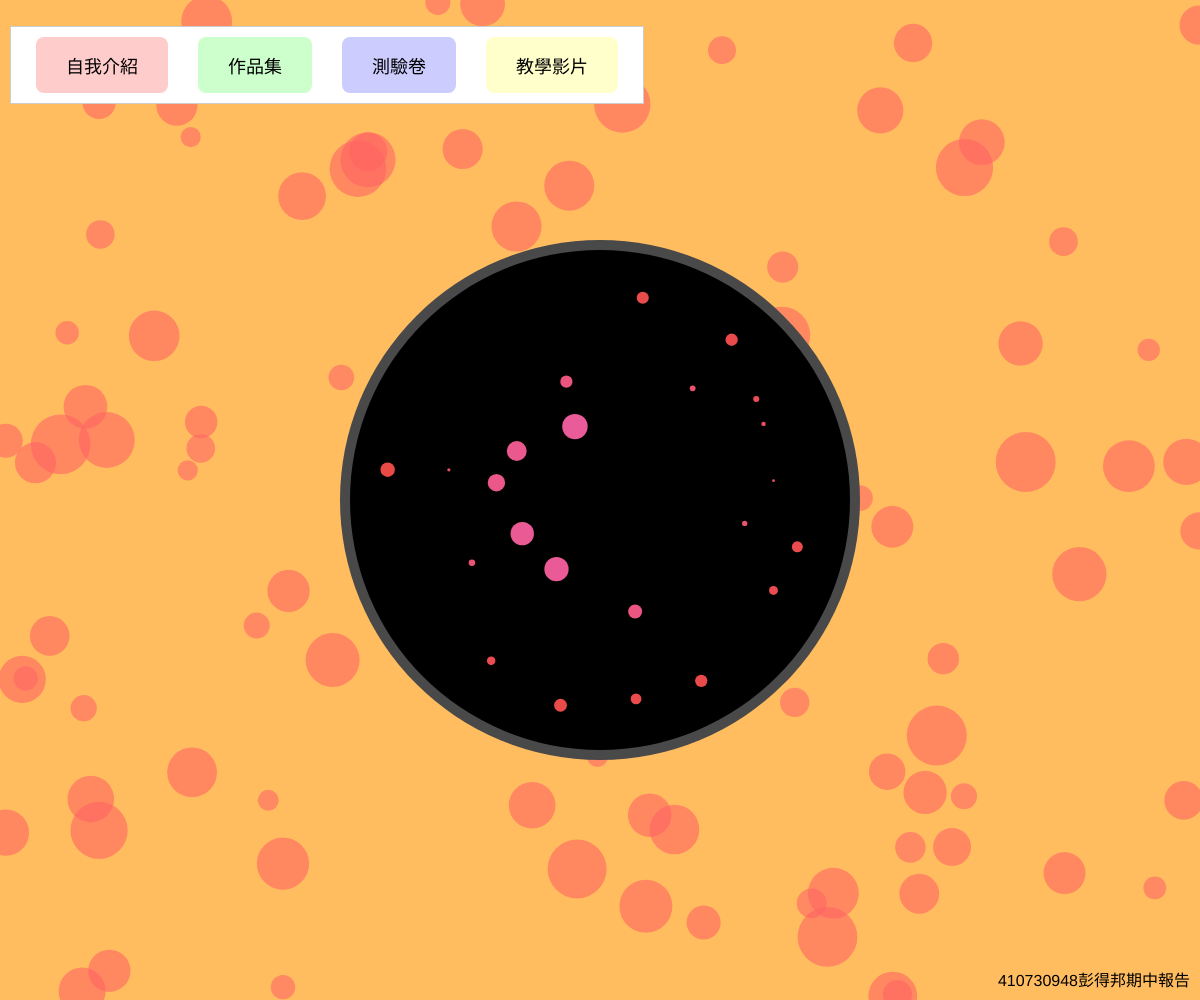
Frame 1 (no input)
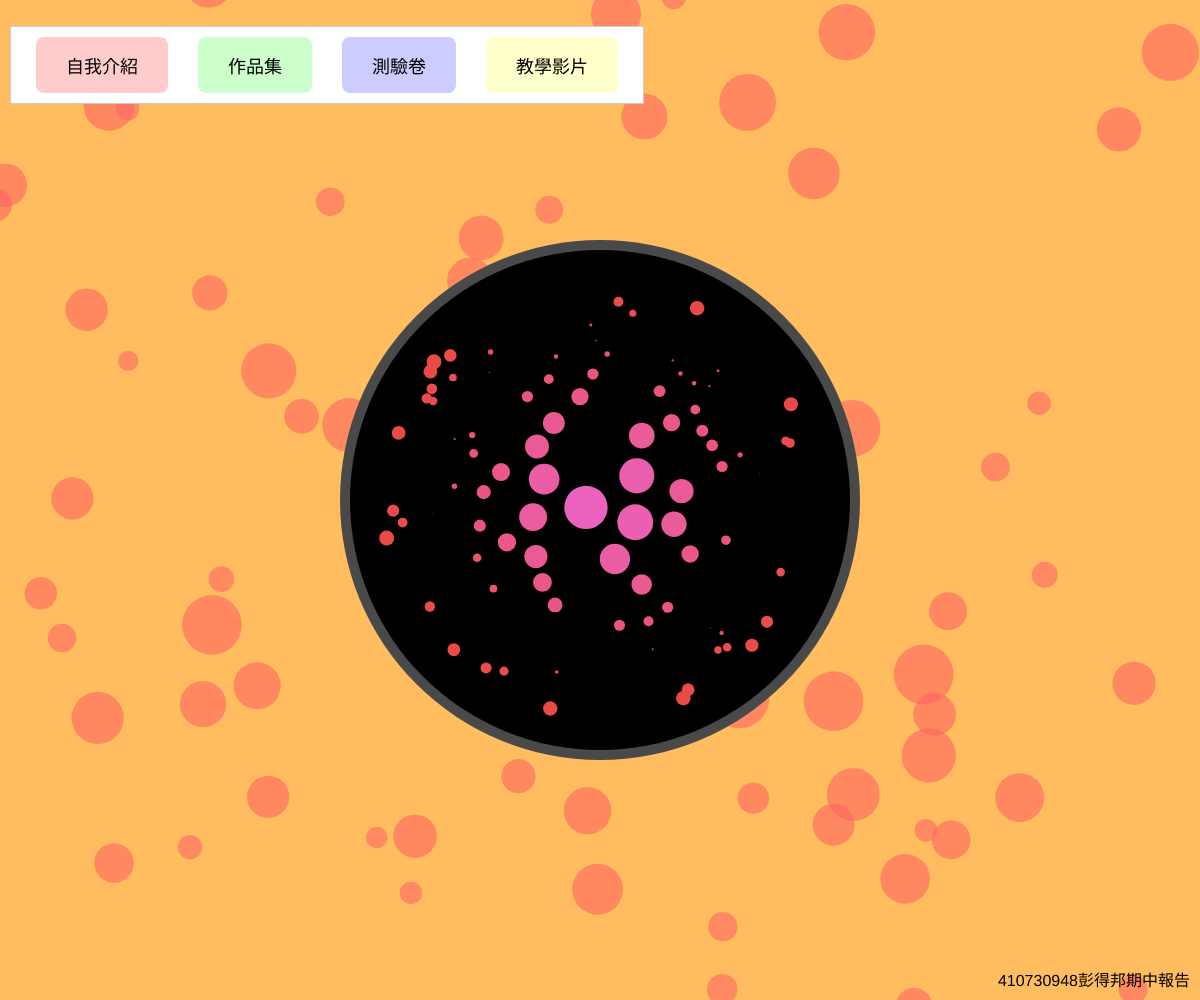
Frame 60 (no input)
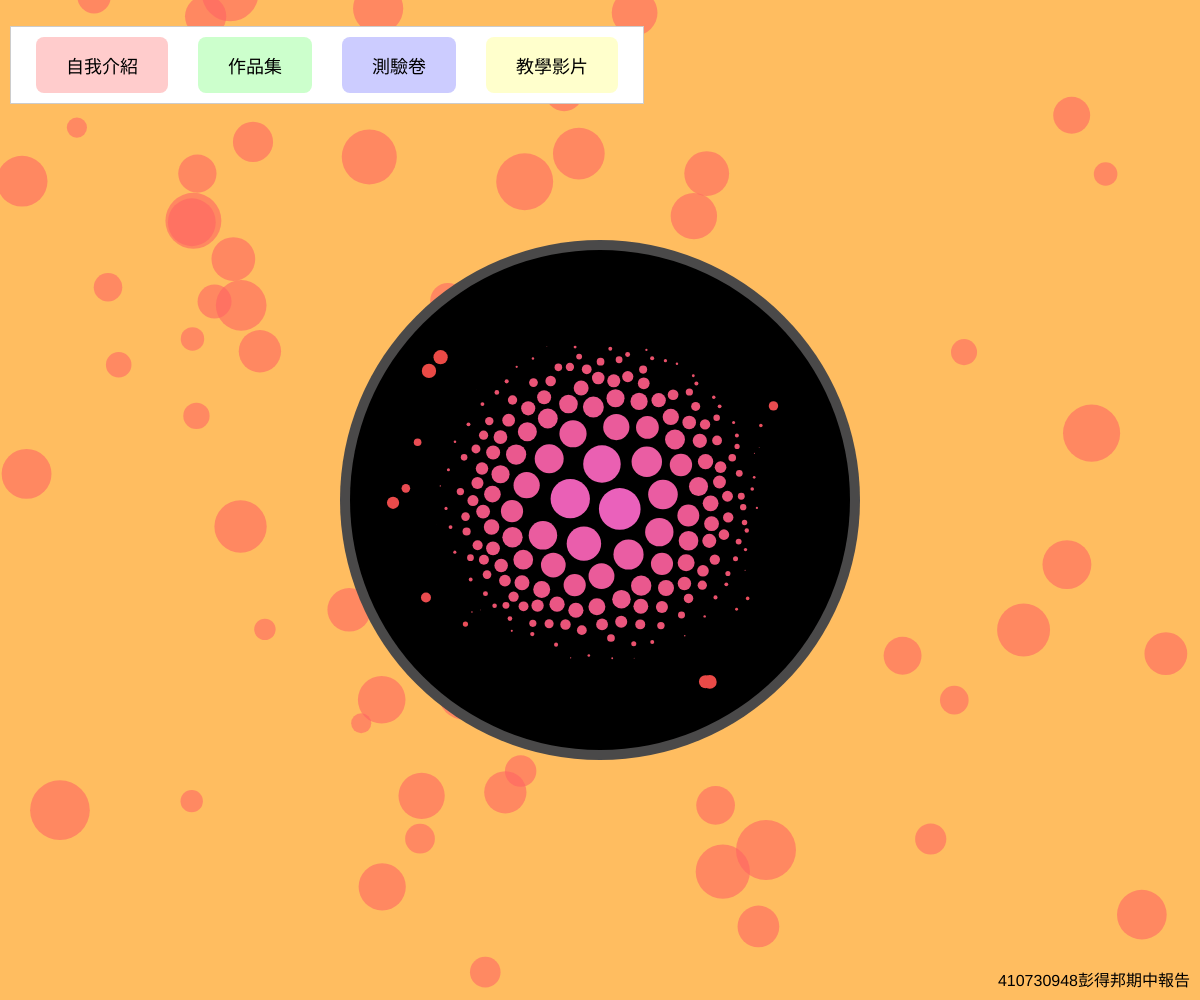
Frame 120 (the mouse pressed at the canvas centre since frame 60)

The p5.js sketch that drew these frames (run headless with seeded random() and noise() and a simulated clock; from frame 60 on, the mouse is pressed at the canvas centre):

// p5.js sketch
// ── sketch.js
let particles = [];
let centerPos;
let centerStr = 0.001; // 中心吸引力強度
let attStr = 24; // 吸引力強度
let repStr = 50; // 排斥力強度
let maxVel = 36;
let radius = 24;
let num = 201;
let d = 500;
let backgroundCircles = []; // 新增背景圓圈的陣列

function setup() {
  createCanvas(windowWidth, windowHeight); // 修改為填滿整個視窗
  centerPos = createVector(width / 2, height / 2);

  for (let i = 0; i < num; i++) {
    let x = random(width);
    let y = random(height);
    particles.push(new Particle(x, y, radius));
  }

  // 初始化背景圓圈，增加數量至 100
  for (let i = 0; i < 100; i++) {
    let x = random(width);
    let y = random(height);
    let r = random(10, 30);
    backgroundCircles.push(new BackgroundCircle(x, y, r));
  }

  createMenu();
}

function draw() {
  background("#FFBD60");

  // 繪製背景圓圈並更新動畫
  for (let circle of backgroundCircles) {
    circle.update();
    circle.show();
  }

  fill("#4A4949");
  circle(width / 2, height / 2, d + 20);
  fill("#000000");
  circle(width / 2, height / 2, d);

  for (let p of particles) {
    for (let target of particles) {
      if (p != target) {
        p.updateForce(target);
      }
    }
    p.acc.add(p.pos.copy().sub(centerPos).mult(-centerStr));
    p.update();

    if (p.pos.dist(centerPos) < d / 2 - 30) {
      p.show();
    }
  }

  // 在右下角顯示文字
  fill(0);
  textSize(16);
  textAlign(RIGHT, BOTTOM);
  text("410730948彭得邦期中報告", width - 10, height - 10);
}

function mouseDragged() {
  for (let p of particles) {
    p.updateMouse();
  }
}

function createMenu() {
  const menu = createElement('ul');
  menu.style('position', 'absolute');
  menu.style('top', '10px');
  menu.style('left', '10px');
  menu.style('background', '#fff');
  menu.style('padding', '10px');
  menu.style('border', '1px solid #ccc');
  menu.style('list-style', 'none');
  menu.style('display', 'flex'); // 修改為橫向排列

  const items = ['自我介紹', '作品集', '測驗卷', '教學影片'];
  const links = [
    'https://pengiii18.github.io/20250317/', // 自我介紹
    null, // 作品集
    'https://pengiii18.github.io/20250310/', // 測驗卷
    'https://cfchen58.synology.me/%E7%A8%8B%E5%BC%8F%E8%A8%AD%E8%A8%882024/A2/week8/20250411_092029.mp4' // 教學影片
  ];
  const colors = ['#FFCCCC', '#CCFFCC', '#CCCCFF', '#FFFFCC']; // 每個按鈕的背景顏色

  items.forEach((item, index) => {
    const li = createElement('li');
    const link = createSpan(item); // 使用 span 代替 <a>，避免跳轉
    link.style('text-decoration', 'none');
    link.style('color', 'black');
    link.style('cursor', 'pointer');
    li.child(link);

    li.style('margin', '0 15px'); // 調整橫向間距
    li.style('padding', '15px 30px'); // 進一步增加按鈕大小
    li.style('background', colors[index]); // 設定背景顏色
    li.style('border-radius', '8px'); // 添加圓角
    li.style('font-size', '18px'); // 增加字體大小
    li.style('position', 'relative'); // 確保子選單相對於父元素定位

    // 點擊顯示內容
    if (links[index]) {
      link.mousePressed(() => showContent(links[index]));
    }

    // 為 "作品集" 添加子選單
    if (item === '作品集') {
      const subMenu = createElement('ul');
      subMenu.style('position', 'absolute');
      subMenu.style('top', '100%'); // 設置子選單出現在按鈕正下方
      subMenu.style('left', '0');
      subMenu.style('background', '#fff');
      subMenu.style('padding', '10px');
      subMenu.style('border', '1px solid #ccc');
      subMenu.style('list-style', 'none');
      subMenu.style('display', 'none'); // 預設隱藏

      const subItems = [
        { name: '第一周作業', link: 'https://pengiii18.github.io/20250303/' },
        { name: '第二周作業', link: 'https://pengiii18.github.io/20250317/' },
        { name: '第三周作業', link: 'https://pengiii18.github.io/20250324/' },
        { name: '第四周作業', link: 'https://pengiii18.github.io/20250407./#' }
      ];

      subItems.forEach((subItem) => {
        const subLi = createElement('li');
        const subLink = createSpan(subItem.name);
        subLink.style('text-decoration', 'none');
        subLink.style('color', 'black');
        subLink.style('cursor', 'pointer');
        subLi.child(subLink);

        subLi.style('margin', '5px 0');
        subLi.style('padding', '5px 10px');
        subLi.style('background', '#EEEEEE');
        subLi.style('border-radius', '5px');
        subLi.style('cursor', 'pointer');
        subMenu.child(subLi);

        // 點擊顯示內容
        subLink.mousePressed(() => showContent(subItem.link));
      });

      li.child(subMenu);

      // 顯示/隱藏子選單
      li.mouseOver(() => subMenu.style('display', 'block'));
      li.mouseOut(() => subMenu.style('display', 'none'));
    }

    menu.child(li);
  });
}

function showContent(url) {
  const iframe = createElement('iframe');
  iframe.attribute('src', url);
  iframe.style('position', 'absolute');
  iframe.style('top', '50px');
  iframe.style('left', '50px');
  iframe.style('width', '80%');
  iframe.style('height', '80%');
  iframe.style('border', '2px solid #ccc');
  iframe.style('background', '#fff');

  const closeButton = createButton('關閉');
  closeButton.style('position', 'absolute');
  closeButton.style('top', '50px');
  closeButton.style('left', 'calc(50px + 80%)');
  closeButton.style('transform', 'translateX(-100%)');
  closeButton.style('padding', '5px 10px');
  closeButton.style('background', '#FF6666');
  closeButton.style('color', '#fff');
  closeButton.style('border', 'none');
  closeButton.style('cursor', 'pointer');

  closeButton.mousePressed(() => {
    iframe.remove();
    closeButton.remove();
  });

  document.body.appendChild(iframe.elt);
  document.body.appendChild(closeButton.elt);
}

class Particle {
  constructor(x, y, r) {
    this.pos = createVector(x, y);
    this.vel = createVector();
    this.acc = createVector();
    this.r = r;
    this.aStr = attStr;
    this.rStr = repStr;
    this.col = "#B663F7";
  }

  show() {
    fill(this.col);
    noStroke();
    ellipse(this.pos.x, this.pos.y, this.r * 2);
  }

  update() {
    this.vel.add(this.acc);
    this.acc.mult(0);
    if (this.vel.mag() > maxVel) this.vel.setMag(maxVel);
    this.pos.add(this.vel);

    this.vel.mult(0.92);

    // 根據與中心的距離調整顏色與大小
    let dist = centerPos.dist(this.pos);
    this.r = map(dist, 0, 165, radius, 0);
    let c1 = map(dist, 0, 165, 100, 80);
    let c2 = map(dist, 0, 165, 200, 100);
    this.col = color(234, c1, c2);
  }

  updateForce(target) {
    let force = p5.Vector.sub(target.pos, this.pos);
    let d = force.mag();
    force.normalize();

    if (d > 0.5) {
      if (d <= this.r * 16) {
        let attForce = force.copy().mult(this.aStr / (d * d));
        this.acc.add(attForce);
      }
      if (d <= this.r * 32) {
        let repForce = force.copy().mult(-this.rStr / (d * d));
        this.acc.add(repForce);
      }
      if (d < this.r * 1.5 + target.r) {
        let overlapForce = force.copy().mult(d - (this.r * 1.5 + target.r));
        this.vel.add(overlapForce.copy().mult(0.5));
        target.vel.add(overlapForce.mult(-0.5));
      }
    }
  }

  updateMouse() {
    let mousePos = createVector(mouseX, mouseY);
    let force = p5.Vector.sub(mousePos, this.pos);
    let d = force.mag();
    force.normalize();

    if (d < maxVel * 2) {
      let repForce = force.copy().mult(-1);
      this.acc.add(repForce);
    }
  }
}

class BackgroundCircle {
  constructor(x, y, r) {
    this.pos = createVector(x, y);
    this.r = r;
    this.offset = random(TWO_PI); // 隨機偏移量
  }

  update() {
    // 增加移動速度
    let angle = atan2(mouseY - this.pos.y, mouseX - this.pos.x);
    this.pos.x += cos(angle + this.offset) * 4; // 調整移動速度
    this.pos.y += sin(angle + this.offset) * 4; // 調整移動速度
  }

  show() {
    noStroke();
    fill(255, 100, 100, 150); // 調整顏色為更明顯的紅色
    ellipse(this.pos.x, this.pos.y, this.r * 2);
  }
}
